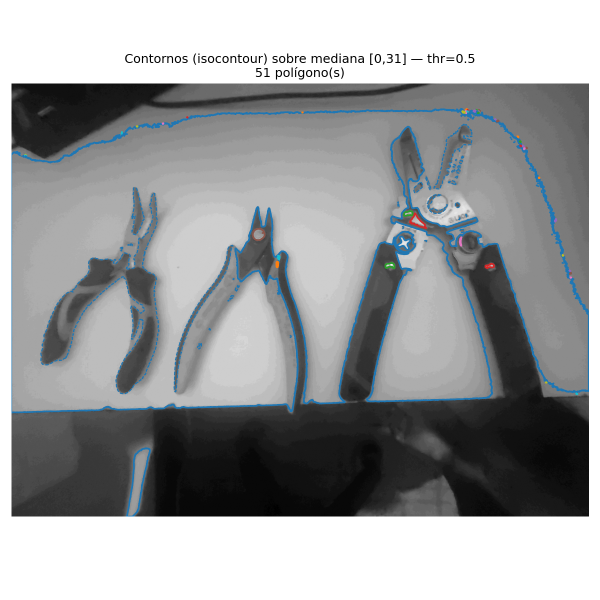
#> input picture experimentos/2026-07-01_mediana_otsu_grid/mediana32_contornos.png, 1200 x 1200 px, given in place of IMG_20260602_185719031.jpg, which was not available (shown at 1/2 size)
$ python viz_contorno_mediana16.py
#> lines starting #> are read from the running program, lines starting #| are printed output that depends on the picture; after the words box and inside, x2 and y2 are one past the last pixel; in counts of white or black regions, pixels touching at a corner belong together; pictures that were not available may be replaced by others from this repository, and a replacement may not be noted
### core/config.py
"""Configurações globais do CasaIQ."""
import os
from pathlib import Path
from dotenv import load_dotenv

BASE_DIR             = Path(__file__).parent.parent.resolve()
load_dotenv(BASE_DIR / ".env", override=True)

STORAGE_DIR          = BASE_DIR / "storage"
FOTOS_ORIGINAIS_DIR  = STORAGE_DIR / "fotos_originais"
RECORTES_DIR         = STORAGE_DIR / "recortes"
ICONES_DIR           = STORAGE_DIR / "icones"
VIDEOS_ORIGINAIS_DIR = STORAGE_DIR / "videos_originais"
KEYFRAMES_DIR        = STORAGE_DIR / "keyframes"
DB_PATH              = BASE_DIR / "casaiq.db"

for _d in [FOTOS_ORIGINAIS_DIR, RECORTES_DIR, ICONES_DIR,
           VIDEOS_ORIGINAIS_DIR, KEYFRAMES_DIR]:
    _d.mkdir(parents=True, exist_ok=True)

# Ollama
OLLAMA_VISION_MODEL  = os.getenv("CASAIQ_VISION_MODEL",  "qwen2.5vl:7b")
OLLAMA_TEXT_MODEL    = os.getenv("CASAIQ_TEXT_MODEL",    "llama3.2:3b")
OLLAMA_BASE_URL      = os.getenv("OLLAMA_BASE_URL",      "http://localhost:11434")
OLLAMA_TIMEOUT_S     = int(os.getenv("OLLAMA_TIMEOUT_S", "120"))

# Claude API (Anthropic) — opcional
ANTHROPIC_API_KEY    = os.getenv("ANTHROPIC_API_KEY", "")
ANTHROPIC_MODEL      = "claude-sonnet-4-6"

# Modo de operação do roteador inteligente
# Valores válidos: offline | local_primeiro | hibrido | claude | inteligente
CASAIQ_MODO          = os.getenv("CASAIQ_MODO", "inteligente")

# Limiar de confiança: abaixo disso, roteador considera pedir segunda opinião
LIMIAR_CONFIANCA     = float(os.getenv("CASAIQ_LIMIAR_CONFIANCA", "0.65"))

# Servidor HTTP
API_HOST             = os.getenv("CASAIQ_HOST", "0.0.0.0")
API_PORT             = int(os.getenv("CASAIQ_PORT", "8000"))

# Vídeo — extração de keyframes
CASAIQ_VIDEO_FPS         = float(os.getenv("CASAIQ_VIDEO_FPS", "0.5"))
CASAIQ_VIDEO_MAX_FRAMES  = int(os.getenv("CASAIQ_VIDEO_MAX_FRAMES", "10"))

# Gazetteer DINOv2
_GAZ_BASE            = BASE_DIR / "data" / "gazetteer"
GAZETTEER_ENABLED    = os.getenv("CASAIQ_GAZETTEER", "true").lower() == "true"
GAZETTEER_EMB_PATH   = os.getenv("CASAIQ_GAZETTEER_EMB",   str(BASE_DIR / "embeddings.npy"))
GAZETTEER_FAISS_PATH = os.getenv("CASAIQ_GAZETTEER_FAISS", str(_GAZ_BASE / "gazetteer.faiss"))
GAZETTEER_MAP_PATH   = os.getenv("CASAIQ_GAZETTEER_MAP",   str(_GAZ_BASE / "index_mapping.jsonl"))

# Vetorizador raster→vector (isocontours da superfície de object-ness)
ISOCONTOUR_THRESHOLD = 0.5    # limiar da superfície para binarização (isocontour)
MIN_AREA_PIXEL       = 20     # área mínima (em pixels de bloco) para aceitar polígono
MIN_POLYGON_VERTICES = 3      # número mínimo de vértices para polígono válido
IOU_MATCH_MIN        = 0.1    # limiar mínimo de IoU para casar objeto↔polígono

### core/vetorizador_raster.py
"""
core/vetorizador_raster.py — conversão raster→vector estilo GIS.

Converte a superfície de object-ness (`AnaliseCena.superficie`, grid de blocos
(Hb,Wb) com valores [0,1]) em polígonos vetoriais Shapely via isocontours
(marching squares do scikit-image).

Pipeline:
    1. Binariza superficie com threshold (ISOCONTOUR_THRESHOLD).
    2. Rotula componentes conectados (scipy.ndimage.label).
    3. Para cada região, extrai contorno externo (shell) e furos (holes)
       via cv2.findContours com RETR_CCOMP (hierarquia pai/filho).
    4. Monta Shapely Polygon(shell, holes=[...]) — furos abaixo de
       MIN_AREA_PIXEL são ignorados.
    5. Valida e filtra polígonos (is_valid, área mínima, vértices mínimos).
    6. Calcula atributos por polígono (id, area, centroid, vertices,
       confidence, n_holes).
    7. Calcula iou_vs_claude quando bboxes_claude são fornecidas.
    8. Exporta FeatureCollection GeoJSON.
    9. Mede e loga latência.

Novo helper público:
    casar_poligono_a_bbox(resultado_vet, bbox, shape) -> str
        Casa o melhor polígono de `resultado_vet` a `bbox` por IoU e retorna
        o GeoJSON Feature correspondente, ou "" se nenhum casar acima de
        IOU_MATCH_MIN.

Uso típico (aditivo, sem alterar pipeline existente):
    from core.vetorizador_raster import vetorizar_superficie, casar_poligono_a_bbox
    resultado = vetorizar_superficie(cena.superficie, bboxes_claude=bboxes)
    for obj_bbox in bboxes:
        geom = casar_poligono_a_bbox(resultado, obj_bbox, cena.superficie.shape)
"""
from __future__ import annotations

import json
import logging
import time
from typing import Optional

import cv2
import numpy as np
import scipy.ndimage
from shapely.geometry import Polygon, box, mapping

from core.config import (
    IOU_MATCH_MIN,
    ISOCONTOUR_THRESHOLD,
    MIN_AREA_PIXEL,
    MIN_POLYGON_VERTICES,
)

_log = logging.getLogger("casaiq.vetorizador_raster")


def _calcular_iou_vs_claude(
    poly: Polygon,
    bboxes_claude: list[dict],
    shape: tuple[int, int],
) -> Optional[float]:
    """Calcula o melhor IoU entre o polígono e as bboxes normalizadas do Claude.

    As bboxes vêm normalizadas {x1, y1, x2, y2} em [0, 1]; são convertidas
    para coordenadas de blocos usando `shape` = (Hb, Wb). Retorna o maior IoU
    encontrado sobre todas as bboxes, ou None se lista vazia.
    """
    if not bboxes_claude:
        return None

    Hb, Wb = shape
    melhor_iou = 0.0

    for bb in bboxes_claude:
        # Converte coords normalizadas → coords de blocos (x=col, y=row)
        x1 = bb.get("x1", 0.0) * Wb
        y1 = bb.get("y1", 0.0) * Hb
        x2 = bb.get("x2", 1.0) * Wb
        y2 = bb.get("y2", 1.0) * Hb

        bbox_poly = box(x1, y1, x2, y2)

        try:
            inter = poly.intersection(bbox_poly).area
            uniao = poly.union(bbox_poly).area
            iou = float(inter / uniao) if uniao > 0 else 0.0
        except Exception:
            iou = 0.0

        if iou > melhor_iou:
            melhor_iou = iou

    return round(melhor_iou, 4)


def _extrair_poligono_com_furos(
    regiao_mask: np.ndarray,
    min_area: float,
) -> Optional[Polygon]:
    """Extrai um Shapely Polygon com furos (holes) a partir da máscara binária.

    Usa cv2.findContours com RETR_CCOMP para separar contorno externo (shell,
    parent == -1 na hierarquia) dos contornos internos (holes, parent >= 0).
    Furos com área < min_area são ignorados. O polígono retornado já desconta
    os furos em sua área (poly.area = área líquida).

    Args:
        regiao_mask: array bool/uint8 (H, W) com True/1 na região de interesse.
        min_area:    área mínima em pixels de bloco para aceitar um furo.

    Returns:
        Polygon Shapely válido com possíveis interiores, ou None se não for
        possível construir polígono válido com vértices suficientes.
    """
    # cv2.findContours exige uint8
    mask_u8 = regiao_mask.astype(np.uint8)

    # RETR_CCOMP: 2 níveis — nível 0 = contornos externos, nível 1 = buracos
    # hierarchy[0][i] = [next_sibling, prev_sibling, first_child, parent]
    # parent == -1 → shell; parent >= 0 → hole do contorno parent
    contours, hierarchy = cv2.findContours(
        mask_u8, cv2.RETR_CCOMP, cv2.CHAIN_APPROX_SIMPLE
    )

    if not contours or hierarchy is None:
        return None

    hier = hierarchy[0]  # shape (N, 4)

    # Agrupa: shell_idx → lista de hole_idxs
    shells_holes: dict[int, list[int]] = {}
    for i, h in enumerate(hier):
        parent = int(h[3])
        if parent == -1:
            # Shell: nó raiz na hierarquia CCOMP
            if i not in shells_holes:
                shells_holes[i] = []
        else:
            # Hole: filho de 'parent'
            if parent not in shells_holes:
                shells_holes[parent] = []
            shells_holes[parent].append(i)

    if not shells_holes:
        return None

    # Pega o maior shell por número de pontos (contorno externo principal)
    shell_idx = max(shells_holes.keys(), key=lambda idx: len(contours[idx]))
    hole_idxs = shells_holes[shell_idx]

    shell_cnt = contours[shell_idx]
    if len(shell_cnt) < MIN_POLYGON_VERTICES:
        return None

    # cv2 dá coordenadas (x, y) — diretamente usáveis no Shapely (x=col, y=row)
    shell_coords = [(float(pt[0][0]), float(pt[0][1])) for pt in shell_cnt]

    # Furos: filtra por área mínima
    holes_coords: list[list[tuple[float, float]]] = []
    for hi in hole_idxs:
        hole_cnt = contours[hi]
        hole_pts = [(float(pt[0][0]), float(pt[0][1])) for pt in hole_cnt]
        if len(hole_pts) < MIN_POLYGON_VERTICES:
            continue
        # Área aproximada do furo (usando Shapely temporariamente)
        try:
            area_furo = Polygon(hole_pts).area
        except Exception:
            continue
        if area_furo < min_area:
            continue  # furo muito pequeno — ignora
        holes_coords.append(hole_pts)

    try:
        poly = Polygon(shell_coords, holes_coords)
    except Exception:
        return None

    return poly


# [70 lines left out: function casar_poligono_a_bbox, not called in this run]


def vetorizar_superficie(
    superficie: np.ndarray,
    *,
    threshold: float = ISOCONTOUR_THRESHOLD,
    min_area: float = MIN_AREA_PIXEL,
    bboxes_claude: Optional[list[dict]] = None,
) -> dict:
    """Converte a superfície de object-ness em polígonos vetoriais.

    Modela furos internos (holes) via cv2.findContours com RETR_CCOMP:
    regiões de baixa object-ness cercadas por shell de alta intensidade são
    representadas como interiores (Polygon.interiors) e descontadas da área.

    Args:
        superficie: array float32 (Hb, Wb) com valores [0, 1] representando
                    a intensidade de "object-ness" em cada bloco.
        threshold:  limiar de binarização para a isocontorno (default ISOCONTOUR_THRESHOLD).
        min_area:   área mínima em pixels de bloco para aceitar um polígono
                    (default MIN_AREA_PIXEL). Furos menores que este valor
                    também são ignorados.
        bboxes_claude: lista de bboxes normalizadas {x1, y1, x2, y2} ∈ [0,1]
                       retornadas pelo Claude. Quando fornecidas, calcula
                       iou_vs_claude para cada polígono.

    Returns:
        dict com chaves:
            'geometries':  list[Polygon]  — polígonos Shapely válidos (com furos).
            'attributes':  list[dict]     — atributos por polígono (mesma ordem).
                           Inclui 'n_holes' (int) além dos campos v1.
            'geojson':     str            — JSON de FeatureCollection parseável.
            'stats':       dict           — total_polys, total_area, coverage_pct.
            'performance': dict           — latency_ms, threshold_used.
    """
    t0 = time.perf_counter()

    superficie = np.asarray(superficie, dtype=np.float32)
    Hb, Wb = superficie.shape

    # ── 1. Binarização ───────────────────────────────────────────────────────
    mask = superficie > threshold

    # Estrutura de retorno vazia para caso degenerado
    # [8 lines left out: function _vazio, not called in this run]

    if not mask.any():
        _log.info("vetorizar_raster_superficie_vazia", extra={"threshold": threshold})
        return _vazio((time.perf_counter() - t0) * 1000)

    # ── 2. Rotulação de componentes conectados ───────────────────────────────
    labeled, n_labels = scipy.ndimage.label(mask)

    geometries: list[Polygon] = []
    attributes: list[dict] = []

    poly_id = 0

    for label_val in range(1, n_labels + 1):
        regiao_mask = labeled == label_val

        # Filtro de área por contagem de pixels da região (antes de vetorizar).
        # Mais confiável que poly.area: o contorno cv2 é traçado pelo interior
        # dos pixels, então poly.area ≈ area_pixels − perímetro/2 para formas
        # pequenas. Usar regiao_mask.sum() garante que MIN_AREA_PIXEL reflete
        # literalmente "número de pixels de bloco" da região.
        area_pixels = int(regiao_mask.sum())
        if area_pixels < min_area:
            continue

        # ── 3. Extração de contornos com suporte a furos ─────────────────────
        # cv2.findContours(RETR_CCOMP) distingue shell (parent==-1) de holes
        # (parent>=0). Furos com área < min_area são ignorados.
        poly = _extrair_poligono_com_furos(regiao_mask, min_area)
        if poly is None:
            continue

        # ── 4. Validação do polígono ─────────────────────────────────────────
        if not poly.is_valid:
            poly = poly.buffer(0)  # tenta corrigir auto-interseção

        # Se buffer(0) resultou em MultiPolygon, usar o maior
        from shapely.geometry import MultiPolygon
        if isinstance(poly, MultiPolygon):
            poly = max(poly.geoms, key=lambda p: p.area)

        if not poly.is_valid or poly.is_empty:
            continue

        if poly.is_empty or poly.area <= 0:
            continue

        # Recontagem de vértices após possível buffer
        n_vertices = len(poly.exterior.coords)
        if n_vertices < MIN_POLYGON_VERTICES:
            continue

        # ── 5. Atributos ─────────────────────────────────────────────────────
        cx, cy = poly.centroid.x, poly.centroid.y

        # Confiança: média da superfície dentro da máscara da região
        vals_regiao = superficie[regiao_mask]
        confianca = float(np.clip(vals_regiao.mean(), 0.0, 1.0))

        # IoU vs Claude
        iou = _calcular_iou_vs_claude(poly, bboxes_claude or [], (Hb, Wb))

        # Número de furos internos (holes) do polígono
        n_holes = len(list(poly.interiors))

        poly_id += 1
        atributos = {
            "id":          poly_id,
            "area":        round(float(poly.area), 4),
            "centroid":    (round(cx, 4), round(cy, 4)),
            "vertices":    n_vertices,
            "confidence":  round(confianca, 4),
            "iou_vs_claude": iou,
            "n_holes":     n_holes,
        }

        _log.info("poligono_vetorizado", extra={
            "id":         poly_id,
            "area":       atributos["area"],
            "centroid":   atributos["centroid"],
            "vertices":   atributos["vertices"],
            "confidence": atributos["confidence"],
            "n_holes":    n_holes,
        })

        geometries.append(poly)
        attributes.append(atributos)

    # ── 6. GeoJSON FeatureCollection ─────────────────────────────────────────
    features = []
    for poly, attr in zip(geometries, attributes):
        features.append({
            "type": "Feature",
            "geometry": mapping(poly),
            "properties": attr,
        })
    geojson_str = json.dumps({"type": "FeatureCollection", "features": features})

    # ── 7. Estatísticas ───────────────────────────────────────────────────────
    total_area = sum(a["area"] for a in attributes)
    area_total_superficie = float(Hb * Wb)
    coverage_pct = round(100.0 * total_area / area_total_superficie, 4) if area_total_superficie > 0 else 0.0

    latencia_ms = (time.perf_counter() - t0) * 1000

    _log.info("vetorizar_raster_resumo", extra={
        "total_polys":   len(geometries),
        "total_area":    round(total_area, 4),
        "coverage_pct":  coverage_pct,
        "latency_ms":    round(latencia_ms, 3),
        "threshold_used": threshold,
        "geojson_len":   len(geojson_str),
    })

    return {
        "geometries": geometries,
        "attributes": attributes,
        "geojson":    geojson_str,
        "stats": {
            "total_polys":  len(geometries),
            "total_area":   round(total_area, 4),
            "coverage_pct": coverage_pct,
        },
        "performance": {
            "latency_ms":    round(latencia_ms, 3),
            "threshold_used": threshold,
        },
    }

### experimentos/2026-07-01_mediana_otsu_grid/viz_contorno_mediana16.py
import sys, json
import numpy as np
from PIL import Image
import matplotlib.pyplot as plt
from shapely.geometry import shape

sys.path.insert(0, '/home/cuco/projetos/casaiq')
from core.vetorizador_raster import vetorizar_superficie
from core.config import ISOCONTOUR_THRESHOLD

IMG_PATH = "/home/cuco/Downloads/IMG_20260602_185719031.jpg"
LIM = 15  # 0-15 → 16 níveis

img = np.array(Image.open(IMG_PATH).convert("RGB")).astype(np.float64)
pc_median = np.median(img, axis=2)
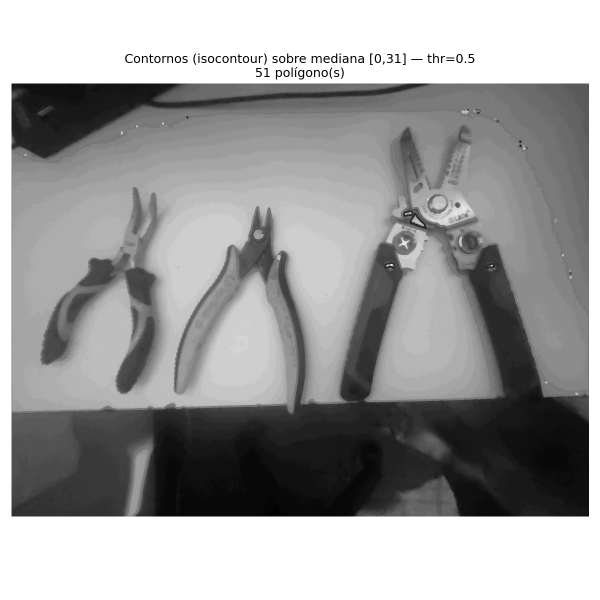
#> pc_median: shape (1200, 1200) float64 (shown at 1/2 size); min 0, max 255, mean 156.7

pmin, pmax = pc_median.min(), pc_median.max()
#> pmin = 0; pmax = 255
mediana16 = np.round((pc_median - pmin) / (pmax - pmin) * LIM).astype(np.int32)
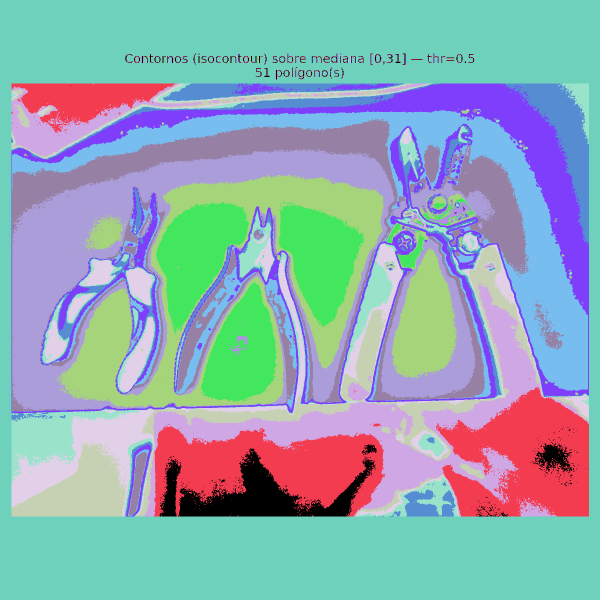
#> mediana16: shape (1200, 1200) int32 (shown at 1/2 size); 16 distinct labels, from 0 to 15; one colour per label, 0 black

superficie = (mediana16 / LIM).astype(np.float32)

resultado = vetorizar_superficie(superficie, threshold=ISOCONTOUR_THRESHOLD)
#> in vetorizar_superficie, `mask = superficie > threshold`:
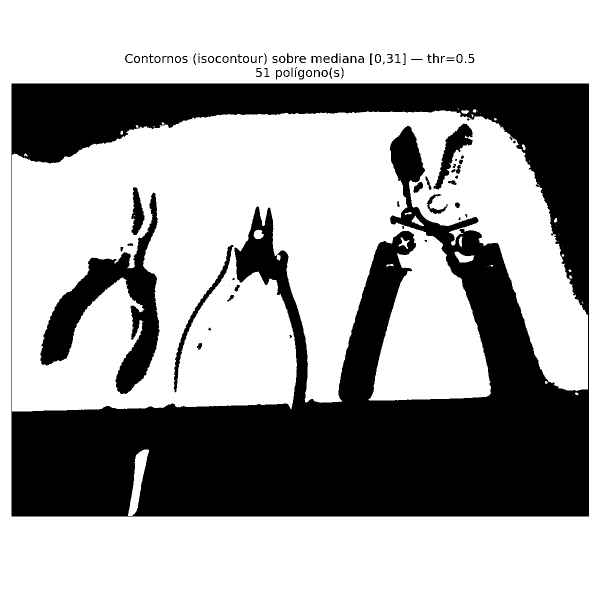
#> mask: shape (1200, 1200) bool (shown at 1/2 size); 64.7% white; 100 black regions (16 under 20 px), largest, box (x1, y1, x2, y2) and area: (23, 167, 1178, 1033) 466540, (81, 385, 319, 788) 28157, (867, 247, 945, 379) 3225
#> in vetorizar_superficie, `labeled, n_labels = scipy.ndimage.label(mask)`:
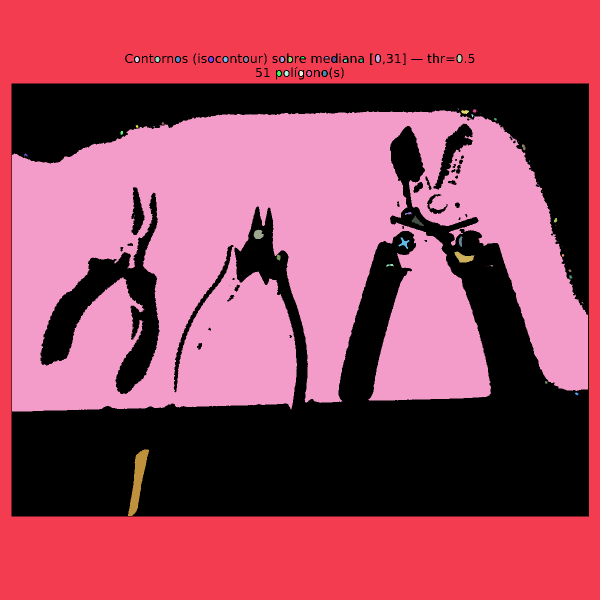
#> labeled: shape (1200, 1200) int32 (shown at 1/2 size); 72 distinct labels, from 0 to 71; one colour per label, 0 black
#> in vetorizar_superficie, `labeled, n_labels = scipy.ndimage.label(mask)`: n_labels = 71
#> the loop in vetorizar_superficie, `for label_val in range(1, n_labels + 1):` made 71 passes
#> (area_pixels, n_vertices, cx, cy, confianca, n_holes) on passes 2 to 9: (92, 17, 755.3, 116.5, 0.942, 0), (94, 17, 918.6, 116.5, 0.932, 0), (64, 17, 273.5, 118.5, 0.955, 0), (66, 13, 314.4, 118.5, 0.94, 0), (66, 13, 355.4, 118.5, 0.94, 0), (66, 13, 421.6, 118.5, 0.941, 0), (66, 13, 450.6, 118.5, 0.941, 0), (64, 17, 491.5, 118.5, 0.955, 0)
#> pass 1, in vetorizar_superficie, `regiao_mask = labeled == label_val`:
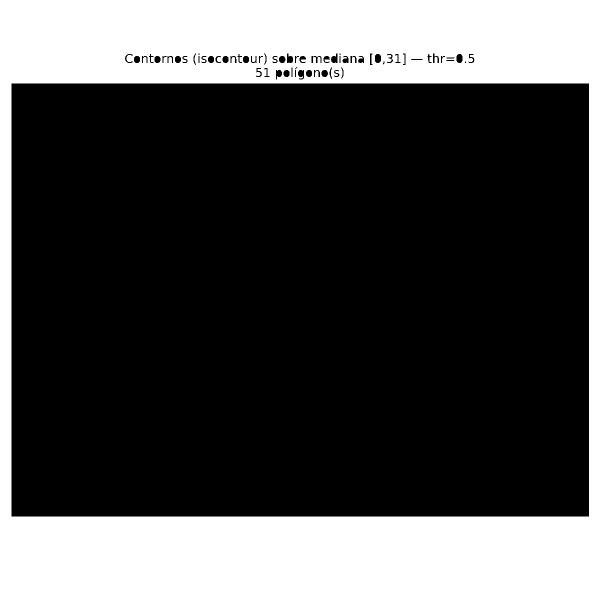
#> regiao_mask: shape (1200, 1200) bool (shown at 1/2 size); 30.2% white; 1 white region, box (x1, y1, x2, y2) and area: (0, 0, 1200, 1200) 434436
#> after the loop in vetorizar_superficie, `for label_val in range(1, n_labels + 1):`: attributes = 44 items; poly_id = 44
#> (the rest of the program and of its run is left out)
